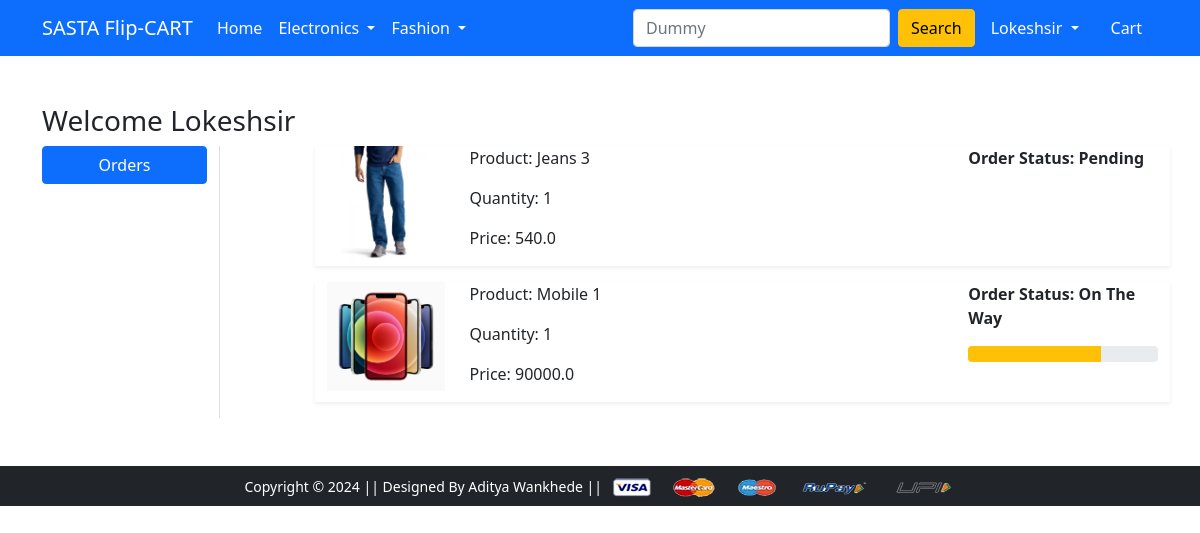
Screenshot of /orders/ (signed in) with the database file from the repository.
### app/models.py (models this page shows, shortened)
class OrderPlaced(models.Model):
 user = models.ForeignKey(User, on_delete=models.CASCADE)
 customer = models.ForeignKey(Customer, on_delete=models.CASCADE)
 product = models.ForeignKey(Product, on_delete=models.CASCADE)
 quantity = models.PositiveIntegerField(default=1)
 ordered_date = models.DateTimeField(auto_now_add=True)
 status = models.CharField(max_length=50,choices=STATUS_CHOICES,default='Pending')
 @property
 def total_cost(self):
   return self.quantity * self.product.discounted_price

class Product(models.Model):
 title = models.CharField(max_length=100)
 selling_price = models.FloatField()
 discounted_price = models.FloatField()
 description = models.TextField()
 brand = models.CharField(max_length=100)
 category = models.CharField( choices=CATEGORY_CHOICES, max_length=2)
 product_image = models.ImageField(upload_to='productimg')

### app/views.py (the view)
# urls.py: path('orders/', views.orders, name='orders'),
def orders(request):
	op = OrderPlaced.objects.filter(user=request.user)
	return render(request, 'app/orders.html', {'order_placed':op})

### app/templates/app/orders.html (shortened to what this page needs)
{% extends 'app/base.html' %}
{% load static %}
{% block main-content %}
<div class="container my-5">
 <div class="row">
  <h3>Welcome <span class="text-capitalize">{{request.user}}</span></h3>
  <div class="col-sm-2 border-end">
   <ul class="list-unstyled">
    <li class="d-grid"><a href="{% url 'orders' %}" class="btn btn-primary">Orders</a></li>
   </ul>
  </div>
  <div class="col-sm-9 offset-sm-1">
  {% for op in order_placed %}
   <div class="row shadow-sm mb-3">
    <div class="col-sm-2">
     <img src="{{op.product.product_image.url}}" alt="" srcset="" class="img-fluid" height="150" width="150">
    </div>
    <div class="col-sm-7">
     <p>Product: {{op.product.title}}</p>
     <p>Quantity: {{op.quantity}}</p>
     <p>Price: {{op.total_cost}}</p>
    </div>
    <div class="col-sm-3 fw-bold">
     <p>Order Status: {{op.status}}</p>
      {% if op.status == 'On The Way' %}
      <div class="progress">
       <div class="progress-bar bg-warning" role="progressbar" style="width: 70%" aria-valuenow="70" aria-valuemin="0" aria-valuemax="100"></div>
      </div>
      {% endif %}
    </div>
   </div>
   {% endfor %}
  </div>
 </div>
</div>
{% endblock main-content %}

### app/templates/app/base.html (shortened to what this page needs)
<!doctype html>
{% load static %}
<html lang="en">
  <head>
    <link href="https://cdn.jsdelivr.net/npm/bootstrap@5.0.0-beta1/dist/css/bootstrap.min.css" rel="stylesheet">
    <link rel="stylesheet" href="{% static 'app/css/owl.carousel.min.css' %}">
    <link rel="stylesheet" href="{% static 'app/css/all.min.css' %}">
    <link rel="stylesheet" href="{% static 'app/css/style.css' %}">
  </head>
  <body>
    <nav class="navbar navbar-expand-lg navbar-dark bg-primary">
     <div class="container">
       <a class="navbar-brand" href="/">SASTA Flip-CART</a>
       <div class="collapse navbar-collapse" id="navbarSupportedContent">
         <ul class="navbar-nav me-auto mb-2 mb-lg-0">
           <li class="nav-item">
             <a class="nav-link active" aria-current="page" href="/">Home</a>
           </li>
           <li class="nav-item dropdown">
             <a class="nav-link dropdown-toggle text-white" href="#" id="electronicsDropdown" role="button" data-bs-toggle="dropdown" aria-expanded="false">
               Electronics
             </a>
           </li>
           <li class="nav-item dropdown">
             <a class="nav-link dropdown-toggle text-white" href="#" id="fashionDropdown" role="button" data-bs-toggle="dropdown" aria-expanded="false">
               Fashion
             </a>
           </li>
         </ul>
         <form class="d-flex">
           <input class="form-control me-2" type="search" placeholder="Dummy" aria-label="Search">
           <button class="btn btn-warning" type="submit">Search</button>
         </form>
         <div>
          <ul class="navbar-nav me-auto mb-2 mb-lg-0">
          {% if request.user.is_authenticated %}
           <li class="nav-item dropdown mx-2">
              <a class="nav-link dropdown-toggle text-white" href="#" id="profileDropdown" role="button" data-bs-toggle="dropdown" aria-expanded="false">
                {{request.user.username|capfirst}}
              </a>
            </li>
            <li class="nav-item mx-2">
              <a href="{% url 'showcart' %}" class="nav-link text-white"> Cart </a>
            </li>
            {% endif %}
          </ul>
         </div>
       </div>
     </div>
    </nav>
    {% block main-content %} {% endblock main-content %}
    <footer class="container-fluid bg-dark text-center p-2 mt-5">
        <small class="text-white">Copyright &copy; 2024 || Designed By Aditya Wankhede || </small>
        <img src="{% static 'app/images/payment.png' %}" alt="" srcset="" class="img-fluid" height="2px">
    </footer>
  </body>
</html>

### rows the page displays
OrderPlaced: product.product_image (picture), product "Jeans 3", quantity "1", total_cost "540.0", status "Pending"
OrderPlaced: product.product_image (picture), product "Mobile 1", quantity "1", total_cost "90000.0", status "On The Way"

### other values shown
{{ request.user.username|capfirst }} "Lokeshsir"
{{ request.user }} "Lokeshsir"
